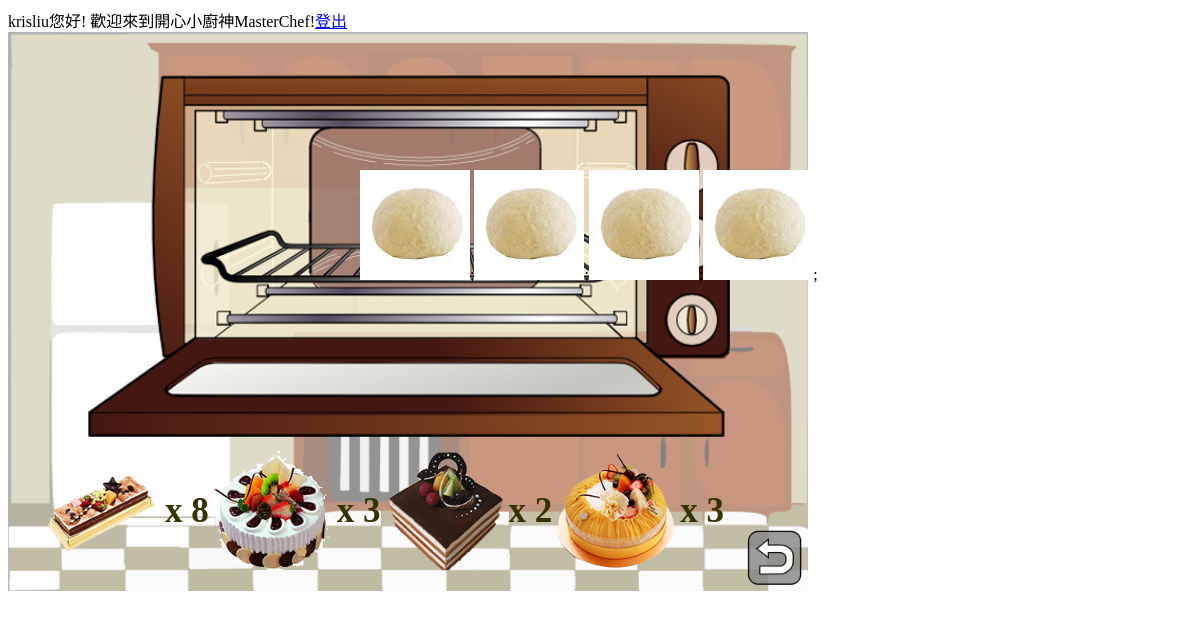
/masterchef/cakeoven.php (signed in), run on the app's committed database.
### tables this page shows
CREATE TABLE IF NOT EXISTS `cakeoven` (
  `uid` int(11) NOT NULL,
  `user` varchar(11) NOT NULL,
  `name` varchar(20) NOT NULL,
  `amount` int(11) NOT NULL,
  `exp` int(11) NOT NULL,
  `time` int(11) NOT NULL,
  `cash` int(11) NOT NULL,
  `sold` int(11) NOT NULL,
  `status` int(11) NOT NULL
);

### masterchef/cakeoven.php (the view, shortened to what this page needs)
<?php
require("config.php");
?>
<head>
</head>
<html>
<body>
    <div class="container">
		<div>
            <div id="droppable" class="ui-widget-header">
				<img src ="pics\ovenhome.png" style="z-index:1" width="800px" id="cake">
			</div>
		</div>
	</div>
<div class="uncook">
<?php
$sql2 = "select * from cakeoven";
$results2=mysqli_query($conn,$sql2);
while ($rs2=mysqli_fetch_array($results2)) {
if($rs2['status']==1)
    echo"<img src=\"pics\\uncook.png\" width=\"110px\">;";
}
?>
</div>
<div class="equipment">
<table>
<?php
$sql = "select * from cakeoven where amount>0;";
$results=mysqli_query($conn,$sql);
echo "<tr>";
while ($rs=mysqli_fetch_array($results)) {
	$src = $rs['name'];
	if($rs['status']==1)
	echo "<td><a class=\"js-open-modal btn\" href=\"#\" data-modal-id=\"notbuy{$rs['uid']}\">
	<img src=\"pics\\{$src}.png\" width=\"120px\"></a></td>";
	echo "<td>x " , $rs['amount'] ,"</td>" ;
}
echo"</tr>";
?>
</table>
</div>
<div class="Back" style="z-index:15">
<a href="home.php"><img src="pics/unnamed.png" id="back" width="60px" height="auto" ></a>
</div>
</body>
</html>

### masterchef/cakeoven.php (style rules this page uses)
.equipment { position: absolute; left:170px; top:520px; }
tr td { font-size: 35px; color: #333300; font-family: cursive; font-weight: bold; text-shadow: 0px 0px 7px #fff, 0px 0px 5px #fff, 0px 0px 5px #fff, 0px 0px 5px #fff, 0px 0px 5px #fff, 0px 0px 5px #fff, 0px 0px 5px #fff, 0px 0px 5px #fff, 0px 0px 5px #fff, 0px 0px 5px #fff, 0px 0px 5px #fff, }
.equipment { left: 38px; top: 448px; }
.Back { width: 150px; height: 100px; position: absolute; left: 745px; top: 528px; }
.uncook { position: absolute; left: 360px; top: 170px; }

### data on the page
cakeoven: status 1 (drawn), name (picture), amount "8"
cakeoven: status 1 (drawn), name (picture), amount "3"
cakeoven: status 1 (drawn), name (picture), amount "2"
cakeoven: status 1 (drawn), name (picture), amount "3"
